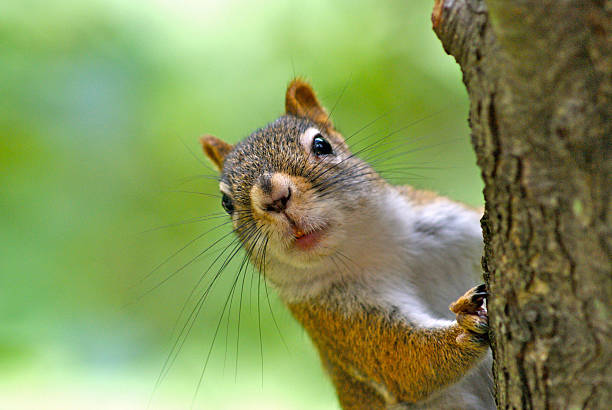
#> input picture esquilo.jpg, 612 x 410 px, found by its file name
$ python binerarizar-imagem.py
#> lines starting #> are read from the running program, lines starting #| are printed output that depends on the picture; after the words box and inside, x2 and y2 are one past the last pixel; in counts of white or black regions, pixels touching at a corner belong together
from PIL import Image  #A biblioteca Pillow é usada para carregar e manipular imagens

# Função para carregar uma imagem
def load_image(image_path):
#> called with image_path = 'C:/Users/Luide/Documents/esquilo.jpg'
    try:
        img = Image.open(image_path)
#> img is the input picture: PIL image 612x410 RGB; mean R, G, B 132.8, 149.8, 90.9
        print("Imagem carregada com sucesso!")
        return img
    except FileNotFoundError:
        print("Erro: O arquivo não foi encontrado. Verifique o caminho fornecido.")
        return None
    except Exception as e:
        print(f"Erro ao carregar a imagem: {e}")
        return None

# Função para converter uma imagem colorida para tons de cinza
def convert_to_gray(image):
    # Criando uma nova imagem em tons de cinza
    # O modo 'L' indica que a imagem será em tons de cinza (luminance), com 8 bits por pixel.
    # O método .size do objeto 'image' retorna uma tupla (largura, altura) da imagem original.
    gray_image = Image.new('L', image.size)
#> gray_image: PIL image 612x410 L; every value is 0
    # Início de um loop for que iterará através de cada coluna da imagem.
    for x in range(image.width):
        # Loop interno que iterará através de cada linha da imagem.
        for y in range(image.height):
            # Obtendo o pixel na posição (x, y)
            # O método .getpixel((x, y)) retorna os valores de vermelho (r), verde (g) e azul (b) para o pixel na posição (x, y).
            r, g, b = image.getpixel((x, y))
            # Calculando o valor de cinza com a fórmula de luminance.
            # A fórmula (0.299*R + 0.587*G + 0.114*B) é uma maneira padrão de converter cores RGB para um valor de luminância.
            # O uso da função int() garante que o resultado seja um inteiro.
            gray_value = int(0.299 * r + 0.587 * g + 0.114 * b)
            # Colocando o pixel na imagem em tons de cinza
            # O método .putpixel((x, y), valor) insere o valor de cinza calculado na posição (x, y) da nova imagem.
            gray_image.putpixel((x, y), gray_value)
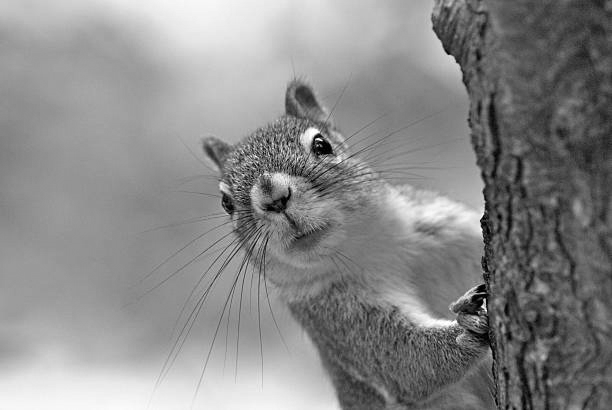
#> gray_image: PIL image 612x410 L; min 0, max 255, mean 137.5
    # Após processar todos os pixels, a função retorna a nova imagem em tons de cinza.
    return gray_image

# Função para binarizar uma imagem em tons de cinza
def convert_to_binary(gray_image, threshold=127):
    """
    Esta função recebe uma imagem em tons de cinza e um valor de threshold (limite) e retorna
    uma nova imagem binarizada. Pixels com valor acima do threshold serão definidos como branco (255),
    e aqueles com valor igual ou abaixo do threshold serão definidos como preto (0).
    O parâmetro 'gray_image' é um objeto da classe Image do Pillow, que representa a imagem em tons de cinza.
    O parâmetro 'threshold' é opcional e tem um valor padrão de 127.
    """
#> called with threshold = 127
    # Criando uma nova imagem binária
    # O modo '1' indica que a imagem será binária (1-bit pixels, preto e branco, também conhecido como modo bitmap).
    # O método .size do objeto 'gray_image' retorna uma tupla (largura, altura) da imagem original em tons de cinza.
    binary_image = Image.new('1', gray_image.size)
    # Início de um loop for que iterará através de cada coluna da imagem em tons de cinza.
    for x in range(gray_image.width):
        # Loop interno que iterará através de cada linha da imagem.
        for y in range(gray_image.height):
            # Obtendo o valor de cinza do pixel na posição (x, y) da imagem em tons de cinza.
            # O método .getpixel((x, y)) é usado para obter o valor do pixel.
            # Obtendo o valor de cinza do pixel
            gray_value = gray_image.getpixel((x, y))

            # Binarizando o valor com base no threshold fornecido.
            # Se o valor do pixel em tons de cinza for maior que o threshold, ele será definido como branco (255).
            # Caso contrário, será definido como preto (0).
            binary_value = 255 if gray_value > threshold else 0

            # Colocando o pixel binarizado na nova imagem.
            # O método .putpixel((x, y), valor) é usado para definir o valor do pixel na posição (x, y) da nova imagem.
            binary_image.putpixel((x, y), binary_value)
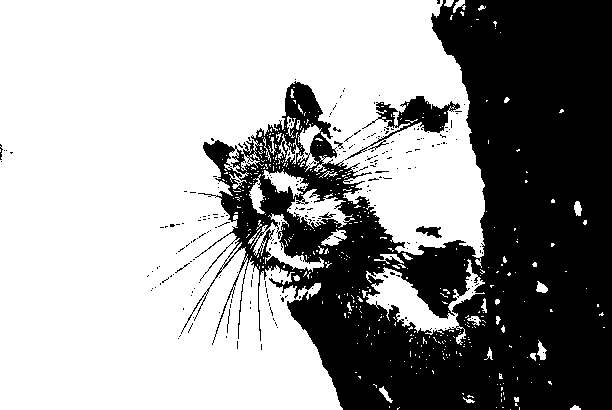
#> binary_image: PIL image 612x410 1; 61.8% white; 244 black regions (235 under 20 px), largest, box (x1, y1, x2, y2) and area: (181, 0, 612, 410) 93077, (345, 96, 460, 160) 1700, (416, 226, 442, 238) 170
    return binary_image

# Função para mostrar as imagens lado a lado

def show_images(images, titles):
    """
    Esta função recebe duas listas: 'images', que contém os objetos de imagem que deseja exibir,
    e 'titles', que contém os títulos correspondentes para cada imagem.
    A função combina as imagens lado a lado e mostra o resultado final.
    Os objetos de imagem são esperados estar no formato suportado pelo Pillow.
    """
    # List comprehension para obter a largura de cada imagem.
    widths = [i.width for i in images]
    # List comprehension para obter a altura de cada imagem.
    heights = [i.height for i in images]
    # Calcula a largura total necessária para colocar todas as imagens lado a lado.
    total_width = sum(widths)
    # Obtém a maior altura entre todas as imagens para definir a altura da imagem resultante.
    max_height = max(heights)

    # Criando uma nova imagem vazia no modo RGB com o tamanho total calculado.
    # O modo 'RGB' indica que a imagem resultante será colorida.
    new_image = Image.new('RGB', (total_width, max_height))
#> new_image: PIL image 1836x410 RGB; every value is 0

    # Inicializa um offset (deslocamento) na direção horizontal para saber onde colar a próxima imagem.
    x_offset = 0

    # Loop para iterar sobre cada imagem na lista.
    for im in images:
        # Garantir que todas as imagens estejam no modo RGB

        # Verifica se a imagem atual está no modo RGB. Se não estiver, converte para esse modo.
        # Isso é necessário porque a função .paste exige que a imagem colada esteja no mesmo modo da imagem de destino
        if im.mode != 'RGB':
            im = im.convert('RGB')

        # Cola a imagem atual 'im' na nova imagem 'new_image' na posição (x_offset, 0).
        # O segundo argumento do .paste é a posição onde a imagem será colada.
        new_image.paste(im, (x_offset, 0))

        # Atualiza o offset horizontal para a próxima imagem.
        # O offset é atualizado somando a largura da imagem atual.
        x_offset += im.width
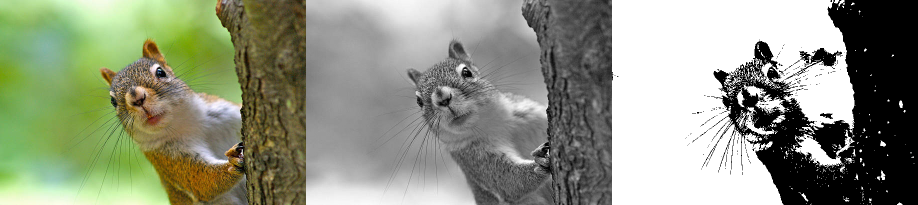
#> new_image: PIL image 1836x410 RGB (shown at 1/2 size); mean R, G, B 142.6, 148.3, 128.6
#> after the loop, x_offset = 1836

    # Exibe a nova imagem composta que contém todas as imagens lado a lado.
    new_image.show()

# Caminho para a imagem no computador
image_path = "C:/Users/Luide/Documents/esquilo.jpg"

# Carregar a imagem colorida
image_color = load_image(image_path)

if image_color:
    # Converter para tons de cinza
    image_gray = convert_to_gray(image_color)

    # Converter para binária
    image_binary = convert_to_binary(image_gray)

    # Mostrar as imagens lado a lado
    show_images([image_color, image_gray, image_binary], ['Colorida', 'Tons de Cinza', 'Binarizada'])

$ run again, with lobo.jpg copied over esquilo.jpg
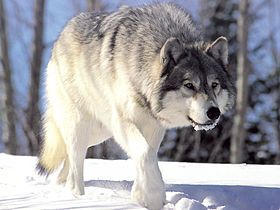
#> input picture lobo.jpg, 280 x 210 px, found by its file name
#> in load_image, img is the input picture: PIL image 280x210 RGB; mean R, G, B 160.4, 159.1, 163.2
#> after the loop in convert_to_binary, `for x in range(gray_image.width):`:
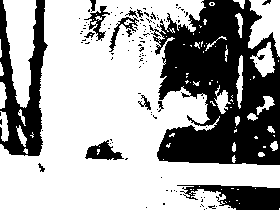
#> binary_image: PIL image 280x210 1; 65% white; 123 black regions (107 under 20 px), largest, box (x1, y1, x2, y2) and area: (149, 0, 280, 165) 13950, (0, 0, 48, 156) 3549, (177, 185, 280, 210) 1558
#> after the loop in show_images, `for im in images:`:
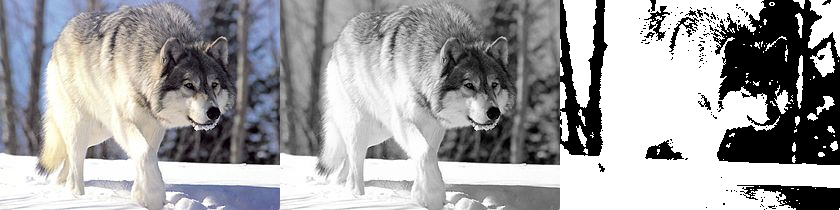
#> new_image: PIL image 840x210 RGB; mean R, G, B 161.8, 161.4, 162.8
#> after the loop in show_images, `for im in images:`: x_offset = 840
